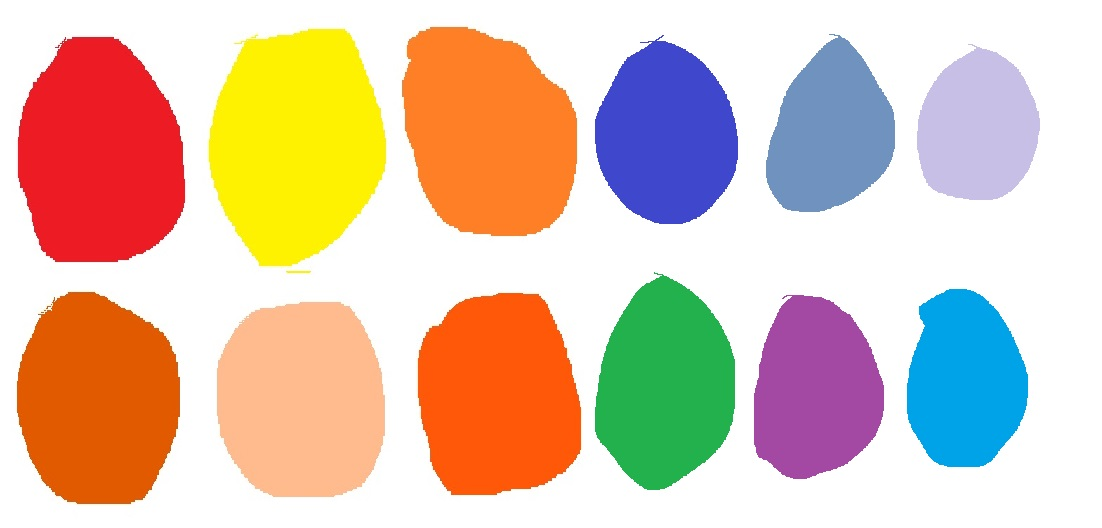
#> input picture src/sailbot/sailbot/deprecated/Opencv2/pallet.jpg, 1102 x 528 px
$ python 'exp red_girl.py'
#> lines starting #> are read from the running program, lines starting #| are printed output that depends on the picture; after the words box and inside, x2 and y2 are one past the last pixel; in counts of white or black regions, pixels touching at a corner belong together
import numpy as np
import cv2


def color_isolates(file):
    img = cv2.imread(file)
    hsv = cv2.cvtColor(img, cv2.COLOR_BGR2HSV)
    lower = np.array([0, 100, 120])
    upper = np.array([15, 255, 255])

    mask = cv2.inRange(hsv, lower, upper)
    return mask


# ////////////////////////////
file = "pallet.jpg"

img = cv2.imread(file)
#> img is the input picture: shape (528, 1102, 3); mean B, G, R 174.8, 194.7, 221.5
cv2.imshow("premask", img)

image = color_isolates(file)
#> in color_isolates, `hsv = cv2.cvtColor(img, cv2.COLOR_BGR2HSV)`: hsv: shape (528, 1102, 3); mean H, S, V 41, 95.4, 241.3
#> in color_isolates, `mask = cv2.inRange(hsv, lower, upper)`:
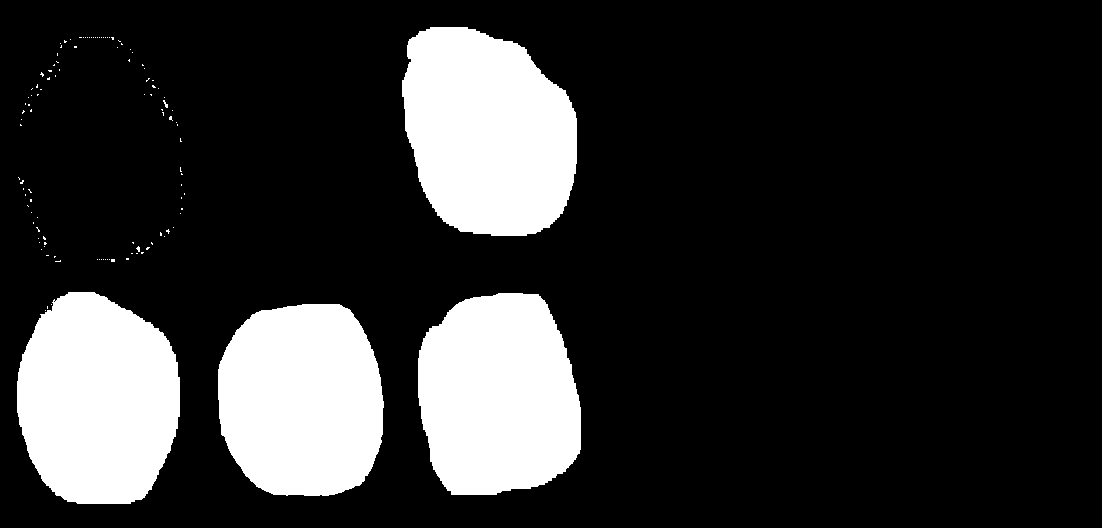
#> mask: shape (528, 1102); 19.1% white; 118 white regions (114 under 20 px), largest, box (x1, y1, x2, y2) and area: (402, 27, 577, 236) 29160, (17, 292, 180, 504) 27637, (418, 293, 581, 495) 27211, (218, 304, 384, 496) 26750
cv2.imshow("org mask", image)

cv2.waitKey(0)
cv2.destroyAllWindows()
